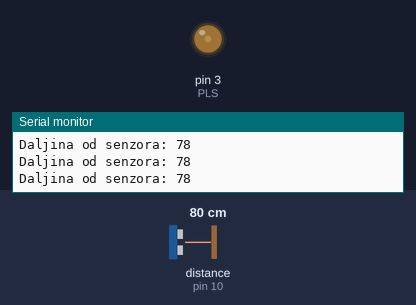
This sketch was run on a simulated Arduino Uno, built with avr-gcc and run on an emulated ATmega328P. On the bench: output pins drawn as LEDs (lit = HIGH), the last lines printed to the serial monitor. Wiring (inferred from the names in the program): ultrasonic range finder: trigger pin 9; echo pin 10. Inputs (shaded band) come from the test bench; at power-on: distance to the obstacle (sensor on pin 10) 80 cm. The echo pulse lasts 58.3 µs per cm; pins used as bus, display or sensor lines are not drawn.

Above: at 1.2 s.
1.3 s: distance to the obstacle (sensor on pin 10) set to 2 cm
At 1.6 s:
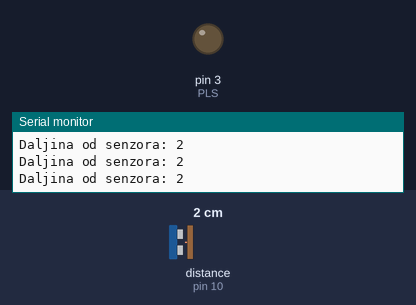
2.8 s: distance to the obstacle (sensor on pin 10) set to 9 cm
4.3 s: distance to the obstacle (sensor on pin 10) set to 12 cm
At 4.8 s:
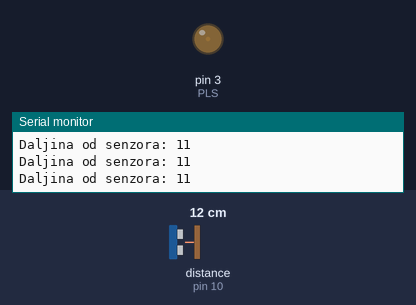
7.3 s: distance to the obstacle (sensor on pin 10) set to 120 cm
At 7.9 s:
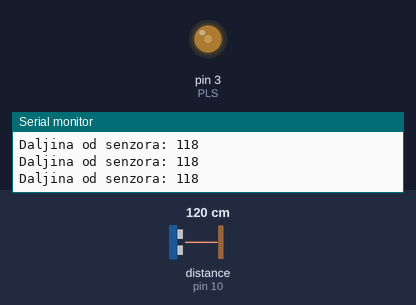
8.8 s: distance to the obstacle (sensor on pin 10) set to 250 cm
At 9.5 s:
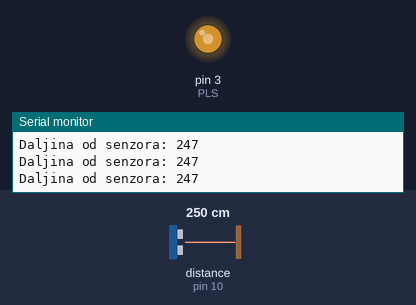
Timing chart, 0 to 11.3 s (numbered marks = the images above; inputs shaded):
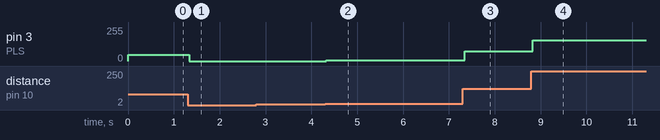

Measured:
- after the input at 1.3 s, pin 3 (PLS): 48/255 → 0/255 at once
- after the input at 4.3 s, pin 3 (PLS): 0/255 → 5/255 at once
- after the input at 7.3 s, pin 3 (PLS): 5/255 → 74/255 after 0.05 s
- after the input at 8.8 s, pin 3 (PLS): 74/255 → 156/255 at once

The sketch:

ultrazvucni_i_motor.ino
```cpp
/* kod uspesno cita sa ultrazvucnog senzora i
*  ocitava daljinu za fiksnu vlaznost i temperaturu vazduha
*  const brzina zvuka
*  stampa daljinu
*  odradjene granice za min i max odredjivanje - 2cm do 400cm
*
*
*  radi se realizacija drajvera za DC motor: PLS pin
*  pls radi na digitalni pwm
*/

const int trig = 9;
const int echo = 10;

const int PLS = 3;

long trajanje;
int daljina;
byte pls;

void ultrazvuk(){
  digitalWrite(trig, LOW);
  delayMicroseconds(2);

  digitalWrite(trig, HIGH);
  delayMicroseconds(10);
  digitalWrite(trig, LOW);

  trajanje = pulseIn(echo, HIGH);
  daljina = trajanje*0.034/2;
  daljina = constrain(daljina, 2 , 400);

  Serial.print("Daljina od senzora: ");
  Serial.println(daljina);
}

void setup() {
  pinMode(trig, OUTPUT);
  pinMode(echo, INPUT);
  Serial.begin(9600);
}

void loop() {
  ultrazvuk();
  if (daljina < 10){
  analogWrite(PLS, LOW);
}
else{
  pls = map(daljina,2,400,0,255);
  analogWrite(PLS,pls);
}
}
```
